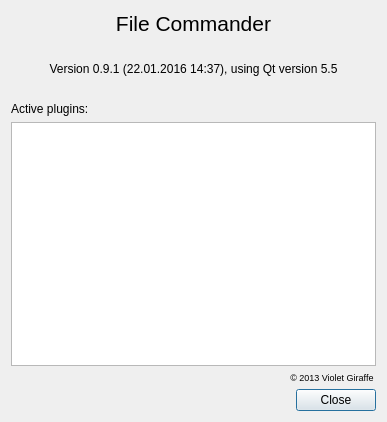
<?xml version="1.0" encoding="UTF-8"?>
<ui version="4.0">
 <class>CAboutDialog</class>
 <widget class="QDialog" name="CAboutDialog">
  <property name="geometry">
   <rect>
    <x>0</x>
    <y>0</y>
    <width>387</width>
    <height>422</height>
   </rect>
  </property>
  <property name="windowTitle">
   <string>About</string>
  </property>
  <property name="modal">
   <bool>true</bool>
  </property>
  <layout class="QVBoxLayout" name="verticalLayout" stretch="0,0,0,0,0,0,0,0">
   <item>
    <widget class="QLabel" name="lblProgramName">
     <property name="font">
      <font>
       <pointsize>16</pointsize>
       <weight>50</weight>
       <bold>false</bold>
      </font>
     </property>
     <property name="text">
      <string>File Commander</string>
     </property>
     <property name="alignment">
      <set>Qt::AlignCenter</set>
     </property>
    </widget>
   </item>
   <item>
    <spacer name="verticalSpacer">
     <property name="orientation">
      <enum>Qt::Vertical</enum>
     </property>
     <property name="sizeType">
      <enum>QSizePolicy::Minimum</enum>
     </property>
     <property name="sizeHint" stdset="0">
      <size>
       <width>20</width>
       <height>20</height>
      </size>
     </property>
    </spacer>
   </item>
   <item>
    <widget class="QLabel" name="lblVersion">
     <property name="text">
      <string>Version 0.9.1 (22.01.2016 14:37), using Qt version 5.5</string>
     </property>
     <property name="alignment">
      <set>Qt::AlignCenter</set>
     </property>
    </widget>
   </item>
   <item>
    <spacer name="verticalSpacer_2">
     <property name="orientation">
      <enum>Qt::Vertical</enum>
     </property>
     <property name="sizeType">
      <enum>QSizePolicy::Fixed</enum>
     </property>
     <property name="sizeHint" stdset="0">
      <size>
       <width>20</width>
       <height>20</height>
      </size>
     </property>
    </spacer>
   </item>
   <item>
    <widget class="QLabel" name="label_2">
     <property name="text">
      <string>Active plugins:</string>
     </property>
    </widget>
   </item>
   <item>
    <widget class="QListWidget" name="pluginsList">
     <property name="selectionMode">
      <enum>QAbstractItemView::NoSelection</enum>
     </property>
    </widget>
   </item>
   <item>
    <widget class="QLabel" name="lblCopyright">
     <property name="font">
      <font>
       <pointsize>7</pointsize>
      </font>
     </property>
     <property name="text">
      <string> © 2013 Violet Giraffe </string>
     </property>
     <property name="alignment">
      <set>Qt::AlignRight|Qt::AlignTrailing|Qt::AlignVCenter</set>
     </property>
    </widget>
   </item>
   <item>
    <widget class="QDialogButtonBox" name="buttonBox">
     <property name="standardButtons">
      <set>QDialogButtonBox::Close</set>
     </property>
    </widget>
   </item>
  </layout>
 </widget>
 <resources/>
 <connections>
  <connection>
   <sender>buttonBox</sender>
   <signal>rejected()</signal>
   <receiver>CAboutDialog</receiver>
   <slot>reject()</slot>
   <hints>
    <hint type="sourcelabel">
     <x>193</x>
     <y>401</y>
    </hint>
    <hint type="destinationlabel">
     <x>193</x>
     <y>210</y>
    </hint>
   </hints>
  </connection>
 </connections>
</ui>
